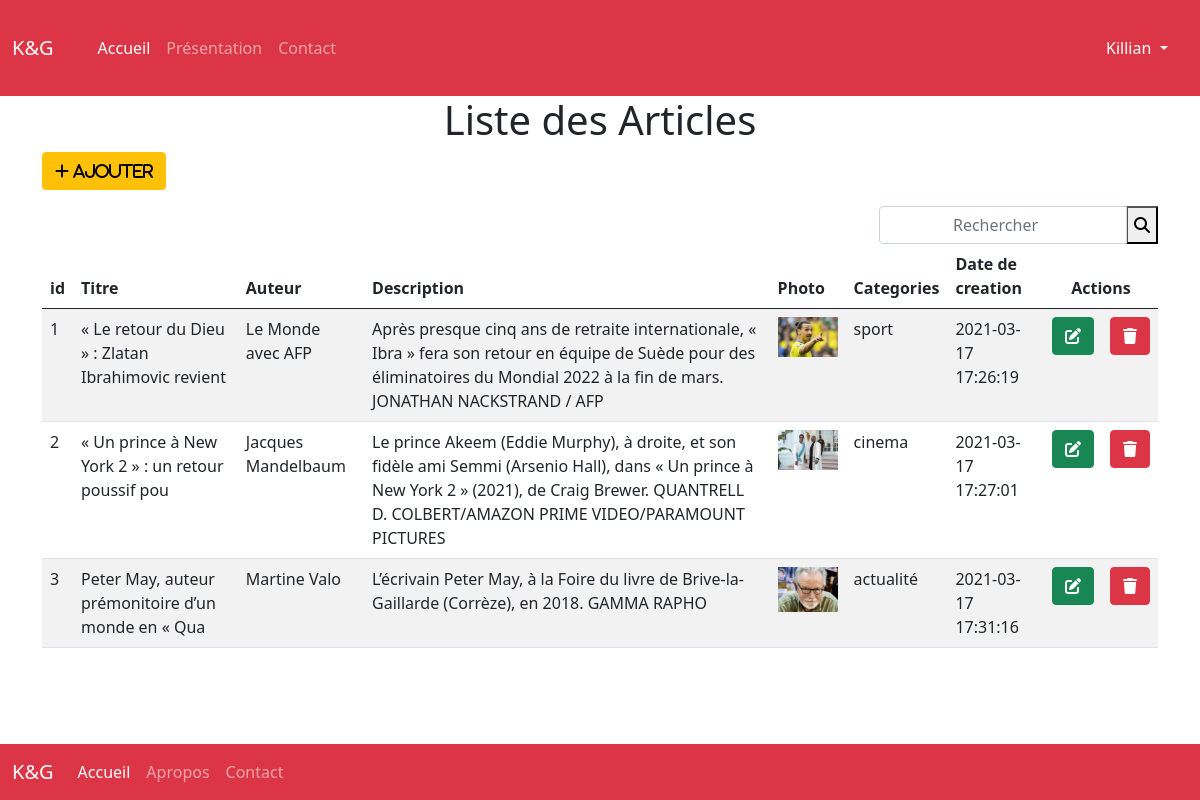
/admin/liste.php (signed in), run on the app's committed database.
### tables this page shows
CREATE TABLE `articles` (
  `id` int(11) NOT NULL,
  `titre` varchar(50) NOT NULL,
  `auteur` varchar(50) NOT NULL,
  `images` varchar(50) NOT NULL,
  `description` text NOT NULL,
  `date_created` timestamp NOT NULL DEFAULT current_timestamp() ON UPDATE current_timestamp(),
  `id_categories` int(11) NOT NULL
);

CREATE TABLE `categories` (
  `id_c` int(11) NOT NULL,
  `nom` varchar(50) NOT NULL
);

### admin/liste.php (the view, shortened to what this page needs)
<?php
require_once('../connect.php');
if(isset($_POST['submit']) && !empty($_POST['search'])){
    $mCle = trim(addslashes(htmlentities($_POST['search'])));
    $sql = "SELECT * FROM articles a
            INNER JOIN categories c
            ON a.id_categories = c.id_c
            WHERE titre LIKE '$mCle%' OR nom LIKE '$mCle%'";
}else{
    $sql = "SELECT * FROM articles a
    INNER JOIN categories c
    ON a.id_categories = c.id_c";
}
$result = mysqli_query($connect, $sql);
?>
<?php require_once('../structure/header.inc');?>
<div class="container">
<h1 class="text-center">Liste des Articles</h1>
<p><a href="ajouter.php" class="btn btn-warning"><i class="fas fa-plus"> Ajouter </i></a></p>
<form action="<?=$_SERVER['PHP_SELF']; ?>" method="post">
    <div class="input-group justify-content-end">
        <input type="search" class="form-control offset-9 col-3 text-center" name="search" id="search" placeholder="Rechercher">
        <button type="submit" name="submit"><i class="fas fa-search"></i></button>
    </div>
</form>
<table class="table table-striped">
    <thead>
        <tr>
            <th>id</th>
            <th>Titre</th>
            <th>Auteur</th>
            <th>Description</th>
            <th>Photo</th>
            <th>Categories</th>
            <th>Date de creation</th>
            <?php if(isset($_SESSION['auth']) && $_SESSION['auth']['role']==1){ ?>
            <th colspan="2" class="text-center">Actions</th>
            <?php } ?>
        </tr>
    </thead>
    <tbody>
    <?php while($rows = mysqli_fetch_assoc($result)){  ?>
        <tr>
            <td><?= $rows['id']; ?></td>
            <td><?= $rows['titre']; ?></td>
            <td><?= $rows['auteur']; ?></td>
            <td><?= $rows['description']; ?></td>
            <td><img src="../assets/images/<?=$rows['images']; ?>"width="60"/></td>
            <td><?= $rows['nom']; ?></td>
            <td><?= $rows['date_created']; ?></td>
            <?php if(isset($_SESSION['auth']) && $_SESSION['auth']['role']==1){ ?>
            <td><a href="editer.php?id=<?=$rows['id'];?>" class="btn btn-success"><i class="fas fa-edit"></a></td>
            <td><a href="supprimer.php?id=<?=$rows['id'];?>" class="btn btn-danger" onclick="return confirm('Etes vous sûr de vouloir supprimer?')"><i class="fas fa-trash"></i></a></td>
            <?php } ?>
            </tr>
    <?php } ?>
    </tbody>
</table>
</div>
<?php require_once('../structure/footer.inc'); ?>

### data on the page
articles: id "1", titre "« Le retour du Dieu » : Zlatan Ibrahimovic revient", auteur "Le Monde avec AFP", description "Après presque cinq ans de retraite internationale, « Ibra » fera son retour en équipe de Suède pour des éliminatoires du Mondial 2022 à la fin de mars. JONATHAN NACKSTRAND / AFP", images (picture), id_categories.nom "sport", date_created "2021-03-17 17:26:19"
articles: id "2", titre "« Un prince à New York 2 » : un retour poussif pou", auteur "Jacques Mandelbaum", description "Le prince Akeem (Eddie Murphy), à droite, et son fidèle ami Semmi (Arsenio Hall), dans « Un prince à New York 2 » (2021), de Craig Brewer. QUANTRELL D. COLBERT/AMAZON PRIME VIDEO/PARAMOUNT PICTURES", images (picture), id_categories.nom "cinema", date_created "2021-03-17 17:27:01"
articles: id "3", titre "Peter May, auteur prémonitoire d’un monde en « Qua", auteur "Martine Valo", description "L’écrivain Peter May, à la Foire du livre de Brive-la-Gaillarde (Corrèze), en 2018. GAMMA RAPHO", images (picture), id_categories.nom "actualité", date_created "2021-03-17 17:31:16"

### other printed values
$_SESSION['auth']['login'] "Killian"
